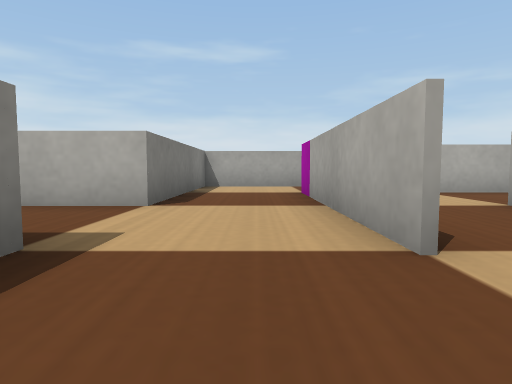
View 1 (above)

24 first-person views from a walk through a Webots world. The camera is 0.05 m above the floor, tilts 4° down and sees 75° across. The floor is counted in squares, 0.1 m on a side. Each view is taken from the middle of a square. On the plan, view 1 faces up. The plan holds only what a view shows up to about 9 squares ahead; the rest is blank. Robots are left out. Webots' stock objects and surfaces are drawn as simple stand-ins.

View 2
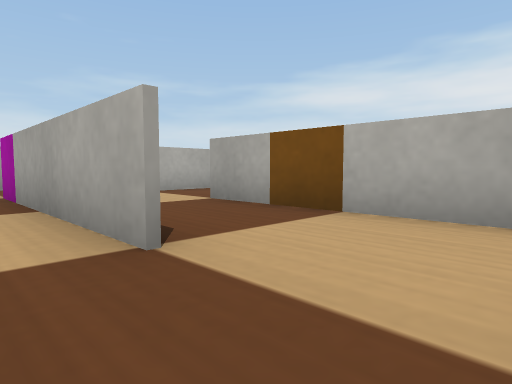

View 3
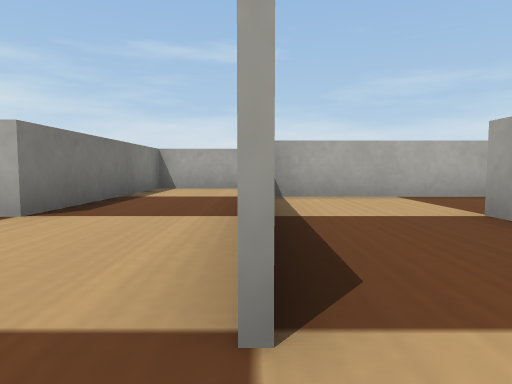

View 4
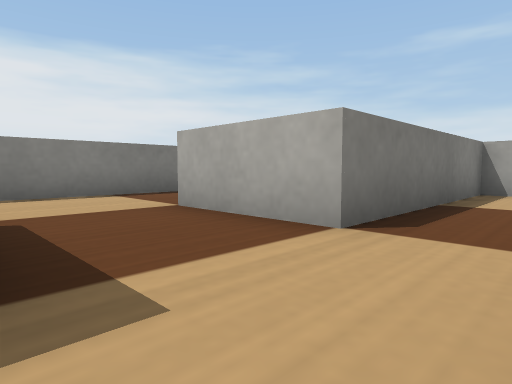

View 5
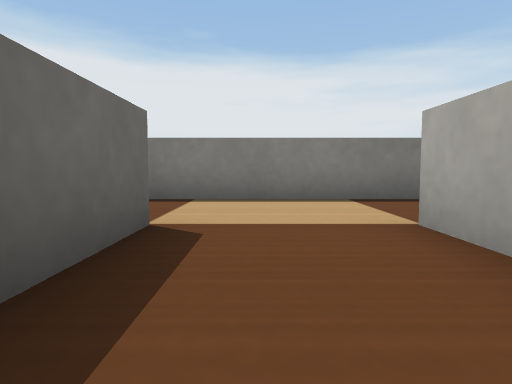

View 6
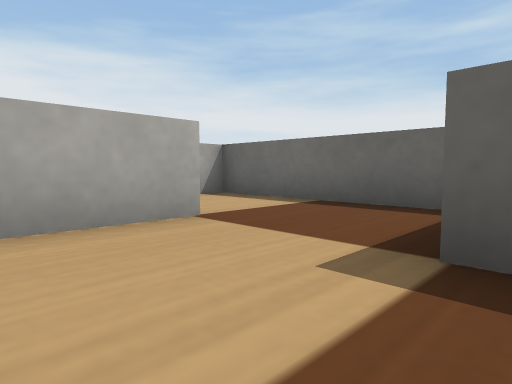

View 7
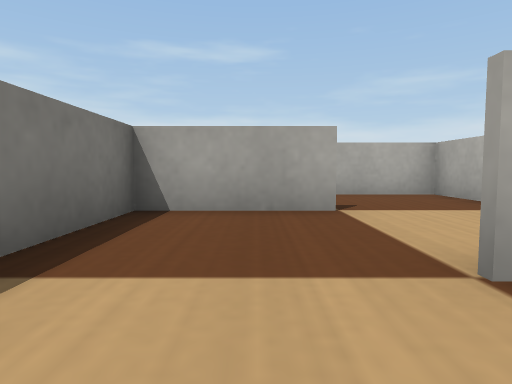

View 8
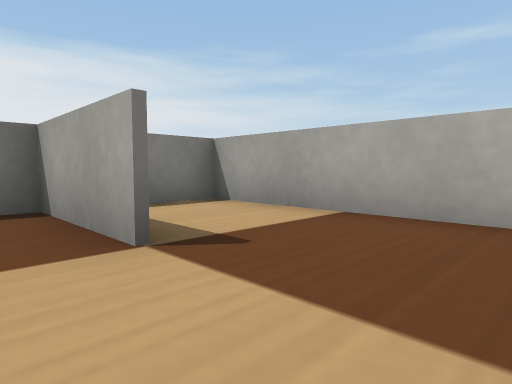

View 9
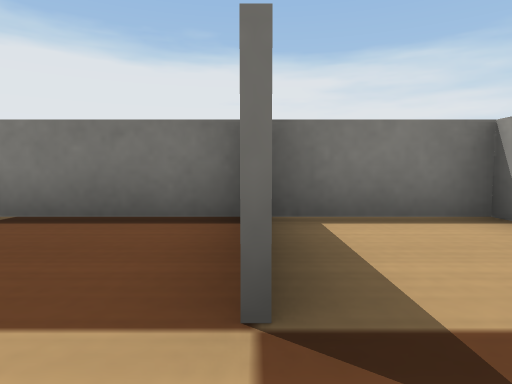

View 10
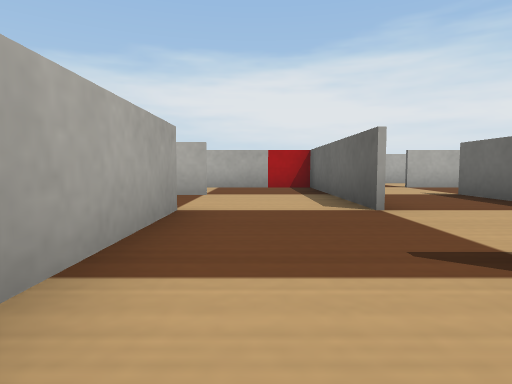

View 11
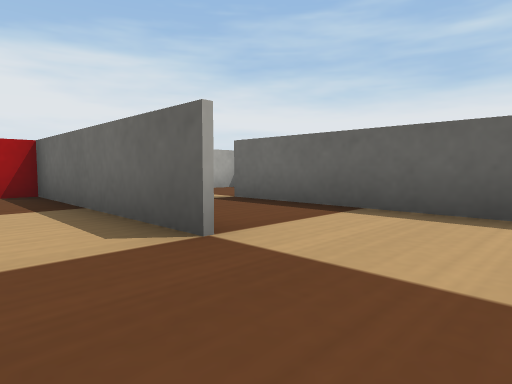

View 12
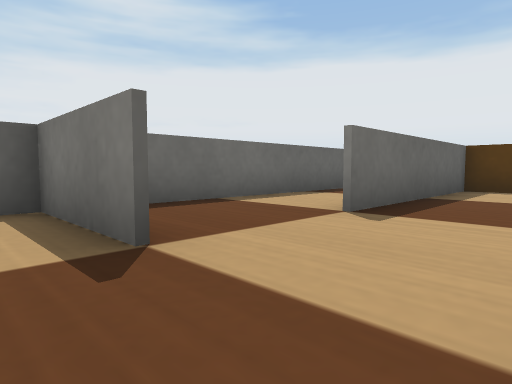

View 13
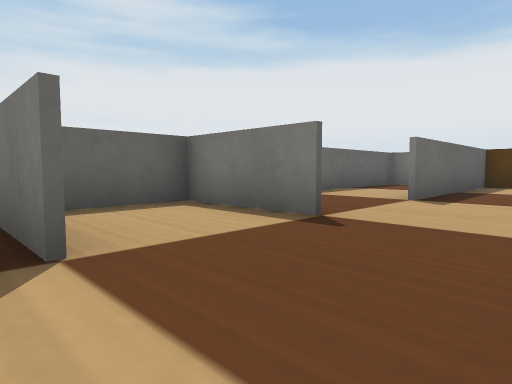

View 14
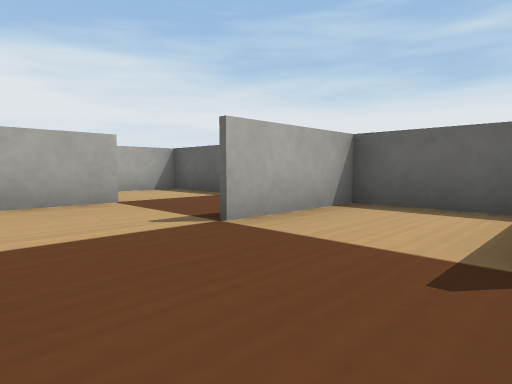

View 15
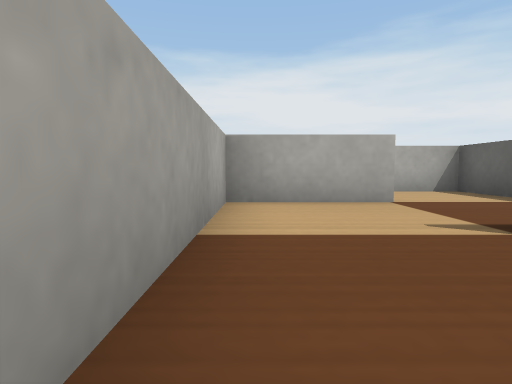

View 16
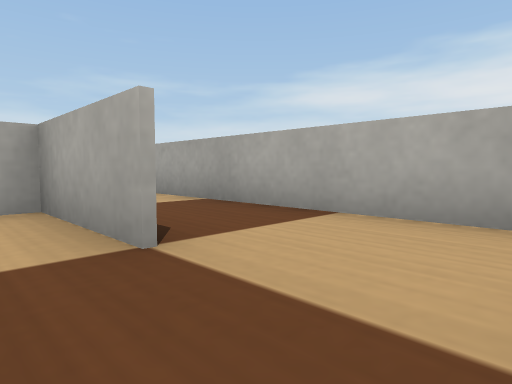

View 17
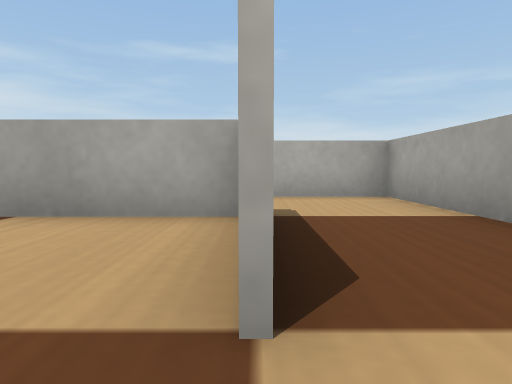

View 18
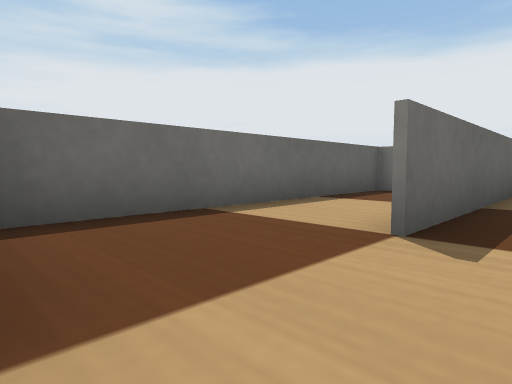

View 19
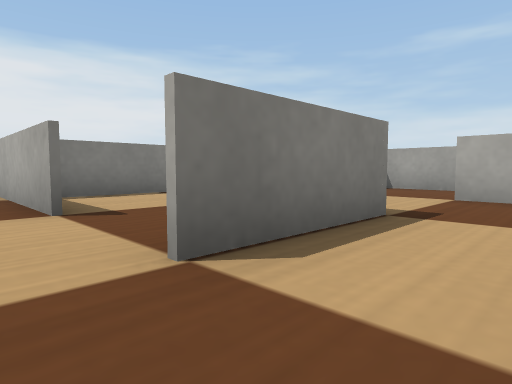

View 20
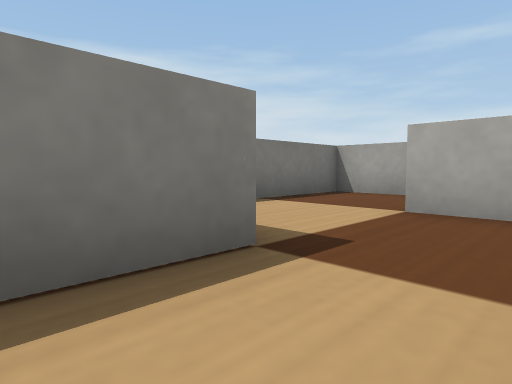

View 21
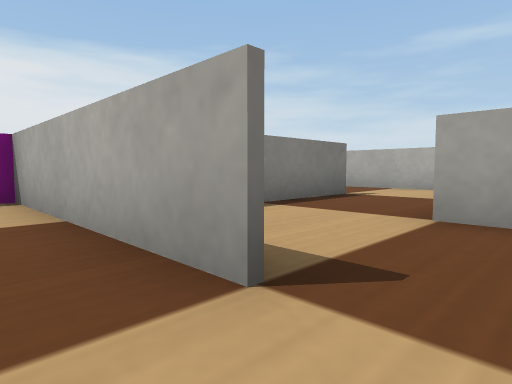

View 22
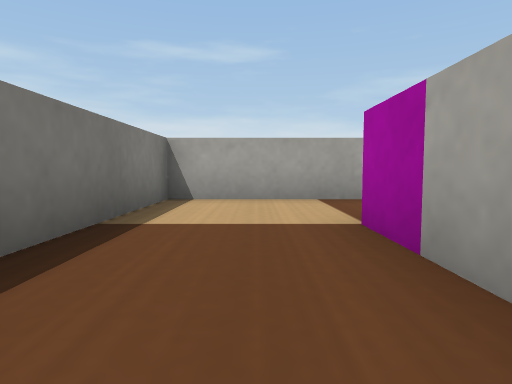

View 23
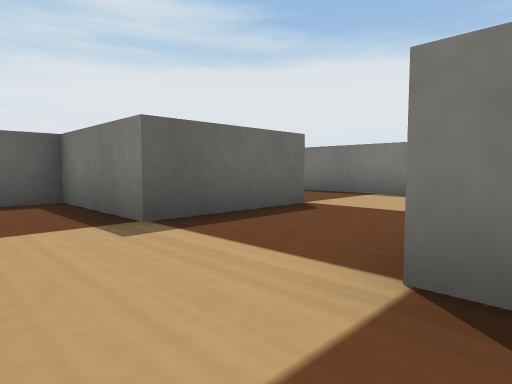

View 24
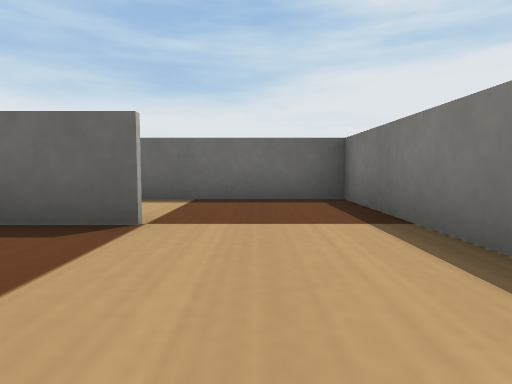

### Floor plan
Ten units are one square. View 1 is at (0, 0); x grows to the right and y downward. Boxes are objects, and circles mark ways between rooms. Rooms are numbered by the first view taken in them; rooms with no view inside come last. Other rooms are left out.
<svg viewBox="-69 -150 258 160">
<path fill="none" stroke="#000" d="M-14 -21 -14 4 6 4M6 4 41 4M35 5 35 -46M34 -70 10 -70M-40 -21 -14 -21M-14 -45 -40 -45M-64 -55 -64 -16M10 -19 10 -46M-40 -70 -64 -70 -64 -55M61 -70 34 -70M110 -20 110 4 134 4 134 -20M134 -45 124 -45M159 -19 159 -45 134 -45M165 4 184 4 184 -70 163 -70M135 -20 135 -4M85 -96 85 -69M95 -120 85 -120M74 -45 109 -45 109 -74M59 -45 74 -45M17 -95 -10 -95M-14 -95 -14 -45M10 -46 10 -70M109 -1 109 -20M36 -30 36 -21 85 -21M41 4 106 4M-15 -80 -15 -95M-10 -95 -64 -95 -64 -71M36 -121 36 -76M45 -145 35 -145M-64 -16 -64 4 -31 4M66 -95 59 -95M83 -69 83 -75"/>
<circle cx="10" cy="-5" r="3" fill="#2a7"/>
<circle cx="0" cy="-20" r="3" fill="#2a7"/>
<circle cx="43" cy="-53" r="3" fill="#2a7"/>
<circle cx="-50" cy="-50" r="3" fill="#2a7"/>
<circle cx="0" cy="-50" r="3" fill="#2a7"/>
<circle cx="-50" cy="-20" r="3" fill="#2a7"/>
<circle cx="-30" cy="-70" r="3" fill="#2a7"/>
<circle cx="60" cy="-60" r="3" fill="#2a7"/>
<circle cx="140" cy="-40" r="3" fill="#2a7"/>
<circle cx="110" cy="-30" r="3" fill="#2a7"/>
<circle cx="80" cy="-60" r="3" fill="#2a7"/>
<circle cx="70" cy="-70" r="3" fill="#2a7"/>
<circle cx="60" cy="-85" r="3" fill="#2a7"/>
<text x="0" y="-10">1</text>
<text x="20" y="-30">2</text>
<text x="-40" y="-40">3</text>
<text x="-40" y="-60">4</text>
<text x="40" y="-60">5</text>
<text x="120" y="-30">6</text>
<text x="170" y="-30">7</text>
<text x="90" y="-90">8</text>
<text x="60" y="-60">9</text>
<text x="10" y="-80">10</text>
<text x="80" y="-30">11</text>
<text x="-40" y="-90">12</text>
<text x="50" y="-120">13</text>
<text x="-40" y="-10">14</text>
<text x="70" y="-80">15</text>
</svg>
Room 1 opens to room 2. Room 1 opens to room 3. Room 2 opens to room 5. Room 3 opens to room 4. Room 3 opens to room 10. Room 3 opens to room 14. Room 4 opens to room 12. Room 5 opens to room 9. Room 6 opens to room 7. Room 6 opens to room 11. Room 8 opens to room 9. Room 9 opens to room 15. Room 13 opens to room 15.

Where each view was taken, in squares from view 1:
view 1: 0 up, 0 right, facing up
view 2: 0 up, 0 right, facing up-right
view 3: 1 up, 1 right, facing up
view 4: 2 up, 0 right, facing up-left
view 5: 3 up, 1 left, facing left
view 6: 4 up, 2 left, facing down-right
view 7: 3 up, 5 left, facing up
view 8: 6 up, 2 left, facing up-left
view 9: 7 up, 3 left, facing left
view 10: 6 up, 2 right, facing right
view 11: 6 up, 4 right, facing down-right
view 12: 4 up, 12 right, facing down-left
view 13: 4 up, 14 right, facing down-left
view 14: 4 up, 11 right, facing down-right
view 15: 4 up, 11 right, facing right
view 16: 0 up, 15 right, facing up-right
view 17: 1 up, 16 right, facing up
view 18: 3 up, 11 right, facing down-left
view 19: 6 up, 10 right, facing up-left
view 20: 8 up, 10 right, facing up-left
view 21: 6 up, 7 right, facing up-left
view 22: 4 up, 0 right, facing up
view 23: 5 up, 0 right, facing down-left
view 24: 5 up, 5 left, facing down
